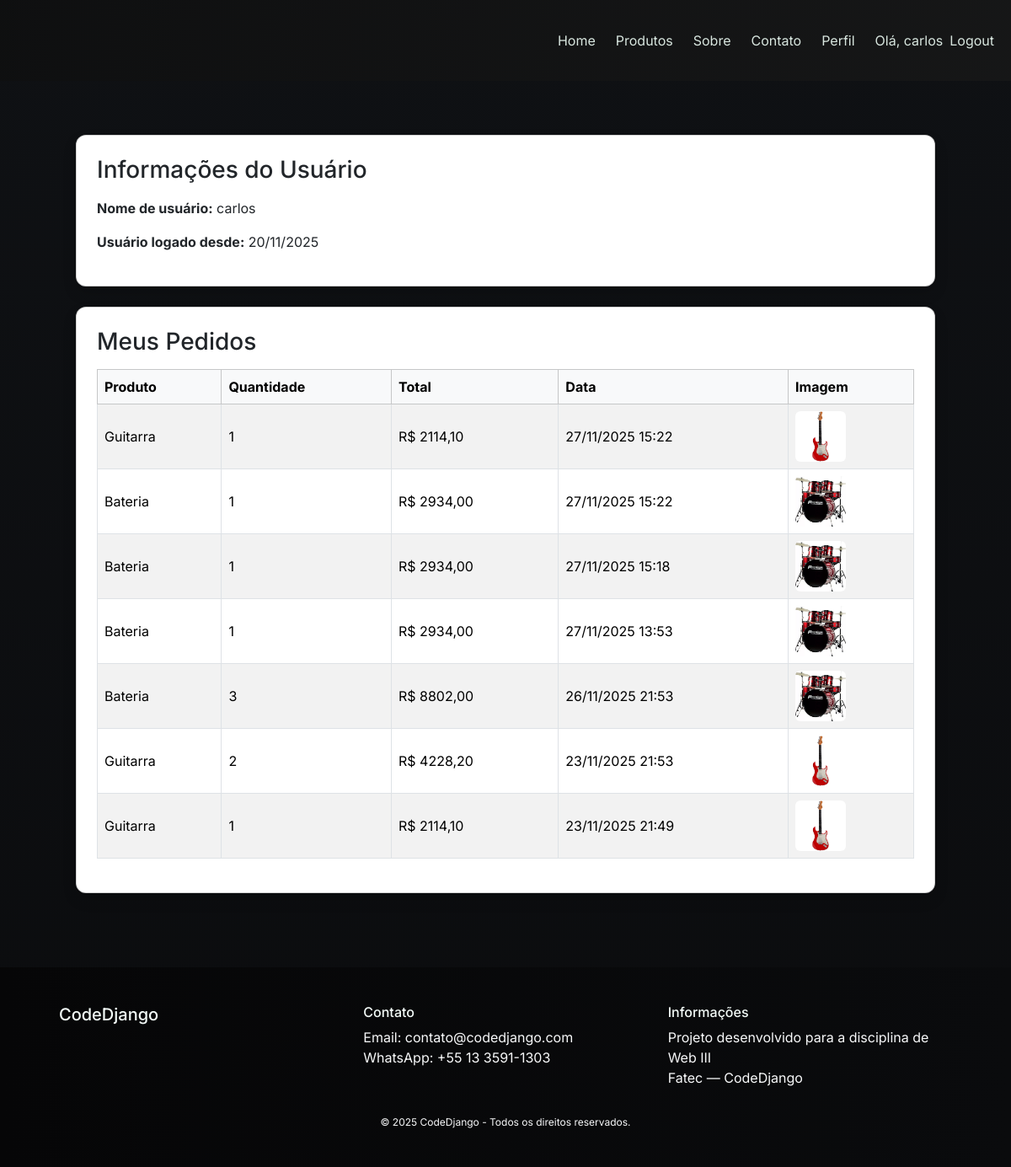
The app's page /perfil/ (signed in) with its own data.
### core/models.py (models this page shows, shortened)
class Pedido(models.Model):
    usuario = models.ForeignKey(User, on_delete=models.CASCADE)
    produto = models.ForeignKey(Produto, on_delete=models.CASCADE)
    quantidade = models.PositiveIntegerField()
    total = models.DecimalField(max_digits=10, decimal_places=2)
    data = models.DateTimeField(auto_now_add=True)

class Produto(models.Model):
    nome = models.CharField(max_length=100)
    estoque = models.PositiveIntegerField()
    preco = models.DecimalField(max_digits=10, decimal_places=2)
    descricao = models.TextField()
    foto = models.ImageField(upload_to='produtos/')
    criado_em = models.DateTimeField(auto_now_add=True)
    atualizado_em = models.DateTimeField(auto_now=True)

class Pagina(models.Model):
    nome_do_site = models.CharField(max_length=100)
    logo_do_site = models.ImageField(upload_to='logos/')
    texto_chamada = models.CharField(max_length=200)
    texto_sobre = models.TextField()
    imagem_sobre = models.ImageField(upload_to='sobre/')
    endereco = models.CharField(max_length=200)
    email = models.EmailField()
    whatsapp = models.CharField(max_length=20)
    criado_em = models.DateTimeField(auto_now_add=True)
    atualizado_em = models.DateTimeField(auto_now=True)

### core/views.py (the view)
# urls.py: path('perfil/', views.perfil, name='perfil'),
@login_required
def perfil(request):
    pedidos = Pedido.objects.filter(usuario=request.user).order_by('-data')
    return render(request, 'core/perfil.html', {
        'pedidos': pedidos,
    })

### core/context_processors/pagina_context.py (called while the page is built)
def pagina_context(request):
    return {
        'pagina_global': Pagina.objects.first()
    }

### core/templates/core/perfil.html (shortened to what this page needs)
{% extends 'core/base.html' %}
{% block content %}
<div class="container">
    <div class="card shadow p-4 mb-4" style="border-radius: 12px;">
        <h3 class="mb-3">Informações do Usuário</h3>
        <p><strong>Nome de usuário:</strong> {{ user.username }}</p>
        <p><strong>Usuário logado desde:</strong> {{ user.date_joined|date:"d/m/Y" }}</p>
    </div>
    <div class="card shadow p-4" style="border-radius: 12px;">
        <h3 class="mb-3">Meus Pedidos</h3>
        {% if pedidos %}
            <table class="table table-bordered table-striped align-middle">
                <thead class="table-light">
                    <tr>
                        <th>Produto</th>
                        <th>Quantidade</th>
                        <th>Total</th>
                        <th>Data</th>
                        <th>Imagem</th>
                    </tr>
                </thead>
                <tbody>
                    {% for pedido in pedidos %}
                    <tr>
                        <td>{{ pedido.produto.nome }}</td>
                        <td>{{ pedido.quantidade }}</td>
                        <td>R$ {{ pedido.total }}</td>
                        <td>{{ pedido.data|date:"d/m/Y H:i" }}</td>
                        <td>
                            <img src="{{ pedido.produto.foto.url }}"
                                 style="height: 60px; width: 60px; object-fit: cover; border-radius: 6px;">
                        </td>
                    </tr>
                    {% endfor %}
                </tbody>
            </table>
        {% else %}
            <p>Nenhum pedido encontrado.</p>
        {% endif %}
    </div>
</div>
{% endblock %}

### core/templates/core/base.html (shortened to what this page needs)
{% load static %}
<!DOCTYPE html>
<html lang="pt-br">
<head>
    <link href="https://cdn.jsdelivr.net/npm/bootstrap@5.3.2/dist/css/bootstrap.min.css" rel="stylesheet">
    <link rel="stylesheet" href="{% static 'core/style.css' %}">
</head>
<body>
<nav class="navbar navbar-expand-lg navbar-dark bg-dark">
    <div class="container mt-3">
    </div>
    <div class="container">
        <div class="collapse navbar-collapse" id="menu">
            <ul class="navbar-nav ms-auto">
                <li class="nav-item">
                    <a class="nav-link" href="{% url 'index' %}">Home</a>
                </li>
                <li class="nav-item">
                    <a class="nav-link" href="{% url 'produtos' %}">Produtos</a>
                </li>
                <li class="nav-item">
                    <a class="nav-link" href="{% url 'sobre' %}">Sobre</a>
                </li>
                <li class="nav-item">
                    <a class="nav-link" href="{% url 'contato' %}">Contato</a>
                </li>
                {% if user.is_authenticated %}
                    <li class="nav-item">
                        <a class="nav-link" href="{% url 'perfil' %}">Perfil</a>
                    </li>
                    <li class="nav-item">
                        <span class="nav-link disabled">
                            Olá, {{ user.username }}
                        </span>
                    </li>
                    <li class="nav-item d-flex align-items-center">
    <form action="{% url 'logout' %}" method="post" class="m-0 p-0">
        <button class="nav-link btn p-0 m-0 text-light" style="background:none; border:none;">
            Logout
        </button>
    </form>
</li>
                {% endif %}
            </ul>
        </div>
    </div>
</nav>
<div class="container mt-4 mb-5">
    {% block content %}
    {% endblock %}
</div>
<footer class="bg-dark text-light mt-5 pt-4 pb-4">
    <div class="container">
        <div class="row">
            <div class="col-md-4 mb-3">
                <h5>{{ pagina_global.nome_do_site }}</h5>
            </div>
            <div class="col-md-4 mb-3">
                <h6>Contato</h6>
                <p style="margin: 0;">Email: {{ pagina_global.email }}</p>
                <p style="margin: 0;">WhatsApp: {{ pagina_global.whatsapp }}</p>
            </div>
            <div class="col-md-4 mb-3">
                <h6>Informações</h6>
                <p style="margin: 0;">Projeto desenvolvido para a disciplina de Web III</p>
                <p style="margin: 0;">Fatec — {{ pagina_global.nome_do_site }}</p>
            </div>
        </div>
        <div class="text-center mt-3" style="font-size: 12px;">
            © 2025 {{ pagina_global.nome_do_site }} - Todos os direitos reservados.
        </div>
    </div>
</footer>
</body>
</html>

### core/static/core/style.css (style rules this page uses)
* { box-sizing: border-box; margin:0; padding:0; font-family: Inter, system-ui, -apple-system, "Segoe UI", Roboto, "Helvetica Neue", Arial; }
:root { --bg:#0f1114; --surface:#121417; --muted:#9aa4ad; --accent:#1db954; --accent-2:#00a3ff; --card:#15171b; --glass: rgba(255,255,255,0.03); --radius:12px; }
body { background: linear-gradient(180deg,var(--bg), #0b0c0e); color: #e6eef3; -webkit-font-smoothing:antialiased; -moz-osx-font-smoothing:grayscale; line-height:1.5; }
.container { max-width:1100px; margin:0 auto; padding: 20px; }
.navbar { background: linear-gradient(90deg, rgba(10,10,10,0.8), rgba(20,20,20,0.85)); }
.nav-link { color: #d8e6df !important; margin-left:8px; }
.navbar .btn { color: inherit; }
.table { color: #e6eef3; }
.table thead { background: rgba(255,255,255,0.03); color: #dff7e6; }
footer { background: linear-gradient(90deg,#060607,#0a0b0d); padding:28px 0; color:var(--muted); }
footer h5, footer h6 { color:#f3fbf8; }

### records on screen
Pedido: produto.nome "Guitarra", quantidade "1", total "2114,10", data "27/11/2025 15:22", produto.foto (picture)
Pedido: produto.nome "Bateria", quantidade "1", total "2934,00", data "27/11/2025 15:22", produto.foto (picture)
Pedido: produto.nome "Bateria", quantidade "1", total "2934,00", data "27/11/2025 15:18", produto.foto (picture)
Pedido: produto.nome "Bateria", quantidade "1", total "2934,00", data "27/11/2025 13:53", produto.foto (picture)
Pedido: produto.nome "Bateria", quantidade "3", total "8802,00", data "26/11/2025 21:53", produto.foto (picture)
Pedido: produto.nome "Guitarra", quantidade "2", total "4228,20", data "23/11/2025 21:53", produto.foto (picture)
Pedido: produto.nome "Guitarra", quantidade "1", total "2114,10", data "23/11/2025 21:49", produto.foto (picture)
Pagina: nome_do_site "CodeDjango", email "contato@codedjango.com", whatsapp "+55 13 3591-1303"

### other values on screen
{{ user.username }} "carlos"
{{ user.date_joined|date:"d/m/Y" }} "20/11/2025"
